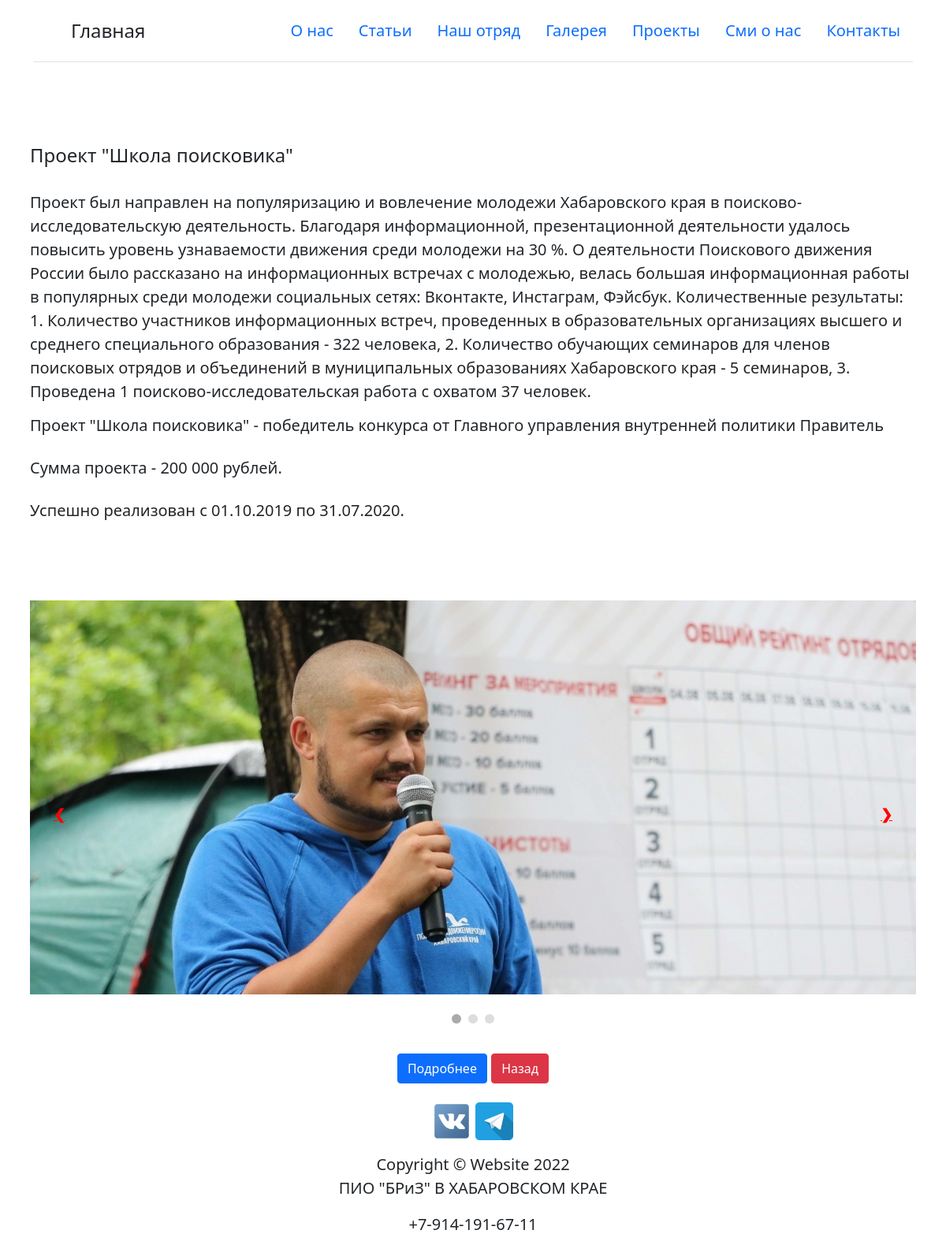
Page /project_detail/1 on the committed database.
### poisk_hhv_main/models.py (models this page shows, shortened)
class Projects(models.Model):
    title = CharField(max_length=100, verbose_name="Заголовок")
    sub_title = CharField(max_length=100, verbose_name="Подзаголовок")
    summa = CharField(max_length=100, verbose_name="сумма")
    data = CharField(max_length=100, verbose_name="дата")
    description = models.TextField(verbose_name="Описание")
    image1 = ImageField(upload_to="projects/images",
                        verbose_name="Изображение")
    image2 = ImageField(upload_to="projects/images",
                        verbose_name="Изображение")
    image3 = ImageField(upload_to="projects/images",
                        verbose_name="Изображение")
    url = URLField(blank=True, verbose_name="Адрес ссылки")
    class Meta:
        verbose_name = "Проекты"
        verbose_name_plural = "Проекты"

### poisk_hhv_main/views.py (the view)
# urls.py: path("project_detail/<int:project_id>",
def project_detail(request, project_id):
    project = get_object_or_404(Projects, pk=project_id)
    return render(request, "project_detail.html", {"project": project})

### poisk_hhv_main/templates/project_detail.html (shortened to what this page needs)
{% extends 'layout.html' %}
{% load static %}
{% block content %}
<div class="row my-4 text-center ">
    <div class="text-dark my-5 py-6 text-sm-start">
        <div class="  ">
            <h4 class="text-dark m-0 ">{{project.title }} </h4><br>
            <p >{{project.description  }}</p>
            <h5 class="text-dark m-0">{{project.sub_title }} </h5><br>
            <h5 class="text-dark m-0">{{project.summa }} </h5><br>
            <h5 class="text-dark m-0">{{project.data }} </h5> <br>
        </div>
    </div>
</div>
<div class="slider">
    <div class="item">
        <img src="{{project.image1.url }}"  alt="Первый слайд">
    </div>
    <a class="prev" onclick="minusSlide()">&#10094;</a>
    <a class="next" onclick="plusSlide()">&#10095;</a>
</div>
<div class="slider-dots">
    <span class="slider-dots_item" onclick="currentSlide(1)"></span>
    <span class="slider-dots_item" onclick="currentSlide(2)"></span>
    <span class="slider-dots_item" onclick="currentSlide(3)"></span>
    <div>
        <br>
        <a class="btn btn-primary" href="{{project.url }}">Подробнее </a>
<a href="javascript:history.go(-1)" class="btn btn-danger">Назад</a>
    </div>
</div>
{% endblock %}

### poisk_hhv_main/static/main.css (style rules this page uses)
* { margin: 0; padding: 0; }
body { color: rgb(0, 0, 0); margin: 0; padding: 0; }
.slider { max-width: 100%; position: relative; margin: auto; height: 500px; margin-bottom: 15px; }
.slider .item img { object-fit: cover; width: 100%; height: 500px; border: none !important; box-shadow: none !important; }
.slider .prev, .slider .next { cursor: pointer; position: absolute; top: 0; top: 50%; width: auto; margin-top: -22px; padding: 30px; color: red; font-weight: bold; font-size: 18px; transition: 0.6s ease; border-radius: 0 3px 3px 0; }
.slider .next { right: 0; border-radius: 3px 0 0 3px; }
.slider-dots { text-align: center; }
.slider-dots_item { cursor: pointer; height: 12px; width: 12px; margin: 0 2px; background-color: #ddd; border-radius: 50%; display: inline-block; transition: background-color 0.6s ease; }
.active, .slider-dots_item:hover { background-color: #aaa; }
.slider .item { -webkit-animation-name: fade; -webkit-animation-duration: 1.5s; animation-name: fade; animation-duration: 1.5s; }

### rows in the picture
Projects: title "Проект \"Школа поисковика\"", description "Проект был направлен на популяризацию и вовлечение молодежи Хабаровского края в поисково-исследовательскую деятельность. Благодаря информационной, презентационной деятельности удалось повысить уровень узнаваемости движения среди молодежи на 30 %. О деятельности Поискового движения России было рассказано на информационных встречах с молодежью, велась большая информационная работы в популярных среди молодежи социальных сетях: Вконтакте, Инстаграм, Фэйсбук. Количественные результаты: 1. Количество участников информационных встреч, проведенных в образовательных организациях высшего и среднего специального образования - 322 человека, 2. Количество обучающих семинаров для членов поисковых отрядов…", sub_title "Проект \"Школа поисковика\" - победитель конкурса от Главного управления внутренней политики Правитель", summa "Сумма проекта - 200 000 рублей.", data "Успешно реализован с 01.10.2019 по 31.07.2020.", image1 (picture)
